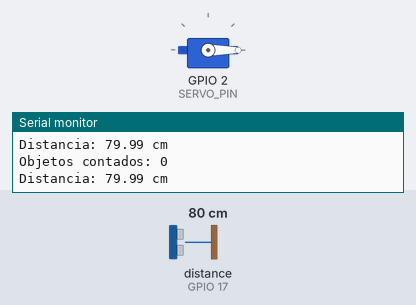
Recording of a sketch running on a simulated ESP32. On the bench: servo, the last lines printed to the serial monitor. Wiring (inferred from the names in the program): ultrasonic range finder: trigger GPIO 5; echo GPIO 17. The inputs (shaded band) are chosen by the test bench; at power-on: distance to the obstacle (sensor on GPIO 17) 80 cm. The echo pulse lasts 58.3 µs per cm.

Above: at 2.8 s.
2.9 s: distance to the obstacle (sensor on GPIO 17) set to 17 cm
5.6 s: distance to the obstacle (sensor on GPIO 17) set to 13 cm
At 6.4 s:
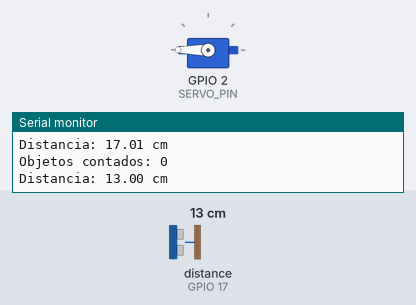
8.3 s: distance to the obstacle (sensor on GPIO 17) set to 9 cm
11.2 s: distance to the obstacle (sensor on GPIO 17) set to 6 cm
At 12.3 s:
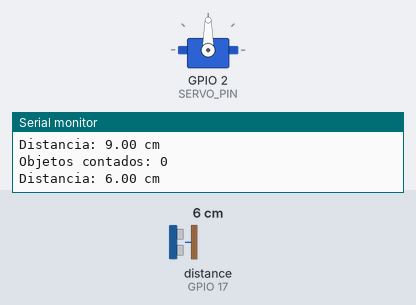
13.9 s: distance to the obstacle (sensor on GPIO 17) set to 18 cm
At 15.1 s:
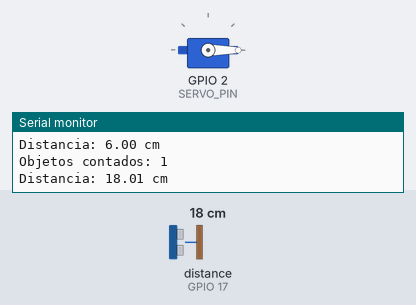
16.6 s: distance to the obstacle (sensor on GPIO 17) set to 2 cm
At 18.3 s:
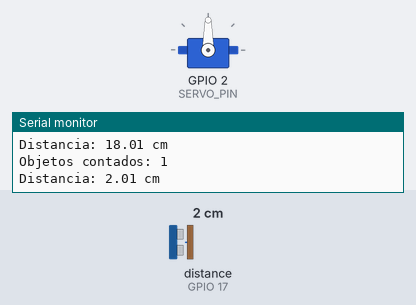
Timing chart, 0 to 19.8 s (numbered marks = the images above; inputs shaded):
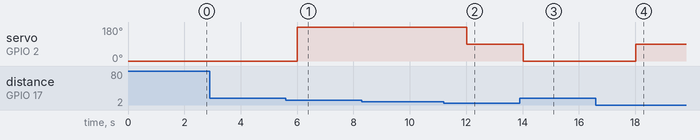

The sketch:

CarroLogica.ino
```cpp
/*La logica del codigo es poder hacer qu el carro recorra una distancia recta, contando los obejtos y acelerando
o disminuyendo su velocidad*/


//Libreria
#include <ESP32Servo.h>

//Declaracion de constantes y variables
#define TRIG_PIN 5 //Morado
#define ECHO_PIN 17 //Verde
#define SERVO_PIN 2 //Naranja
Servo servo;
int angulo = 0;
int objetos = 0;
void setup() {
  //Configuracion del serial para que este en la misma frecuencia, y sea mas rapido
  Serial.begin(115200);
  servo.attach(SERVO_PIN, 500, 2400); // pin, pulso mínimo, pulso máximo

  //Configuracion de los pines del Eco
  pinMode(TRIG_PIN, OUTPUT);
  pinMode(ECHO_PIN, INPUT);

//Impresion para verificar que todo esta bien
  Serial.println("Sistema listo");
}

void loop() {
  // ----- medir distancia -----
  digitalWrite(TRIG_PIN, LOW);
  delayMicroseconds(2);
  digitalWrite(TRIG_PIN, HIGH);
  delayMicroseconds(10);
  digitalWrite(TRIG_PIN, LOW);

//-------Convertitr la distancia en una magnitud-------
  long duration = pulseIn(ECHO_PIN, HIGH);
  float distancia = duration * 0.0343 / 2;

  Serial.print("Distancia: ");
  Serial.print(distancia);
  Serial.println(" cm");

//------Logica condisional para evaluar que debe hacer-----
if(distancia <= 8)
{
  objetos = objetos +1;
  angulo = 90;

}
else if (distancia >8 && distancia <= 15)
{
  angulo = 180;
}else{
  angulo = 0;
}

//Intruccion para que el servo se mueva(el valor)
  servo.write(angulo);
//Delay para que el programa tenga tiempo de ejecutar antes de volver a evaluar
  delay(1000);
  delay(1000);
  Serial.println("Objetos contados: " + String(objetos));

  }
```

Measured:
- the behaviour switches between 15 and 14 cm on distance to the obstacle (sensor on GPIO 17) (found by bisection; images 0 and 1)
- the behaviour switches between 8 and 7 cm on distance to the obstacle (sensor on GPIO 17) (found by bisection; images 1 and 2)
- after the input at 5.6 s, servo on GPIO 2 (SERVO_PIN): 0° → 180° after 0.41 s
- after the input at 11.2 s, servo on GPIO 2 (SERVO_PIN): 180° → 90° after 0.82 s
- after the input at 13.9 s, servo on GPIO 2 (SERVO_PIN): 90° → 0° after 0.12 s
- after the input at 16.6 s, servo on GPIO 2 (SERVO_PIN): 0° → 90° after 1.4 s
